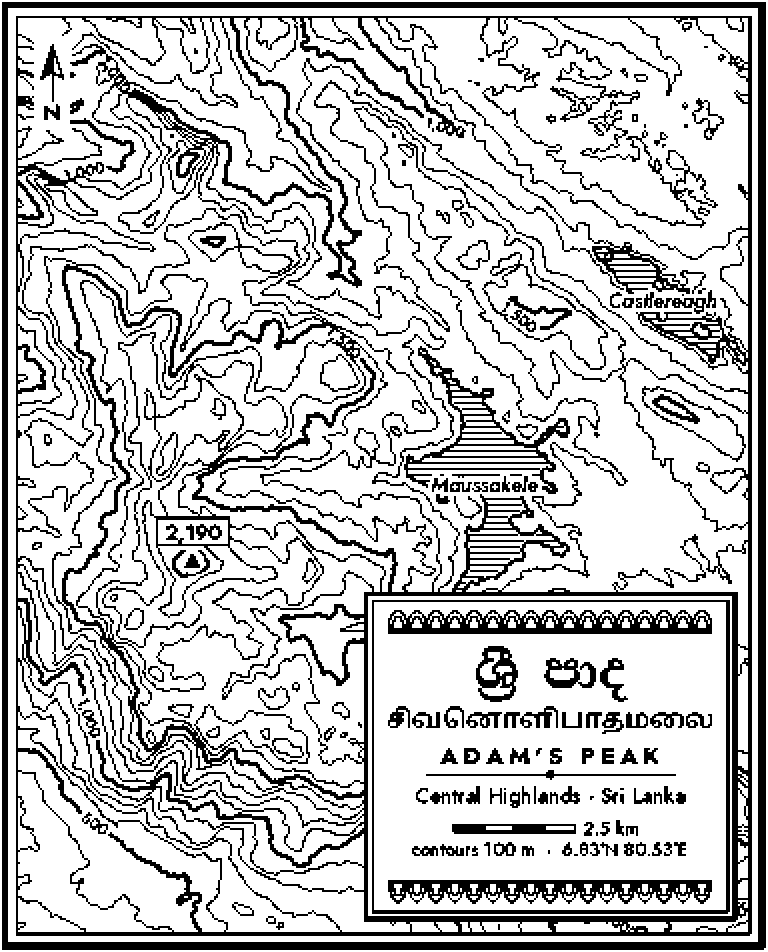
#> input picture examples/adamspeak.png, 768 x 952 px
$ python preview.py ../../../../examples/adamspeak.png
#> lines starting #> are read from the running program, lines starting #| are printed output that depends on the picture; after the words box and inside, x2 and y2 are one past the last pixel; in counts of white or black regions, pixels touching at a corner belong together
"""Preview a card: dot-exact enlargement on a little paper mock-up, opened in the default image viewer.

    python preview.py card.png [--scale 3] [--no-open]

Writes previews/<card>_preview.png under the current directory (kept, so it can be found again) and opens it
unless --no-open. Nearest-neighbour scaling, so every dot of the card is visible as-is.
"""
import os
import subprocess
import sys

from PIL import Image, ImageDraw

args = [a for a in sys.argv[1:] if not a.startswith("--")]
scale = int(sys.argv[sys.argv.index("--scale") + 1]) if "--scale" in sys.argv else 3
if "--scale" in sys.argv:
    args = [a for a in args if a != str(scale)]
src = args[0]

card = Image.open(src).convert("L")
#> card is the input picture: PIL image 768x952 L; 76.8% white; 169 black regions (21 under 20 px), largest, box (x1, y1, x2, y2) and area: (16, 16, 752, 936) 107996, (2, 2, 766, 950) 23768, (388, 610, 712, 634) 4880
big = card.resize((card.width * scale, card.height * scale), Image.NEAREST)
#> big: PIL image 2304x2856 L; 76.8% white; 169 black regions, largest, box (x1, y1, x2, y2) and area: (48, 48, 2256, 2808) 971964, (6, 6, 2298, 2850) 213912, (1164, 1830, 2136, 1902) 43920

# paper mock-up: a narrow strip with blank margins either side of the card, ink a soft dark grey
margin = round(big.width * 5 / 48)
feed = 14 * scale  # blank paper above/below
paper = Image.new("L", (big.width + 2 * margin, big.height + 2 * feed), 250)
#> paper: PIL image 2784x2940 L; every value is 250
paper.paste(big.point(lambda v: 40 if v < 128 else 250), (margin, feed))
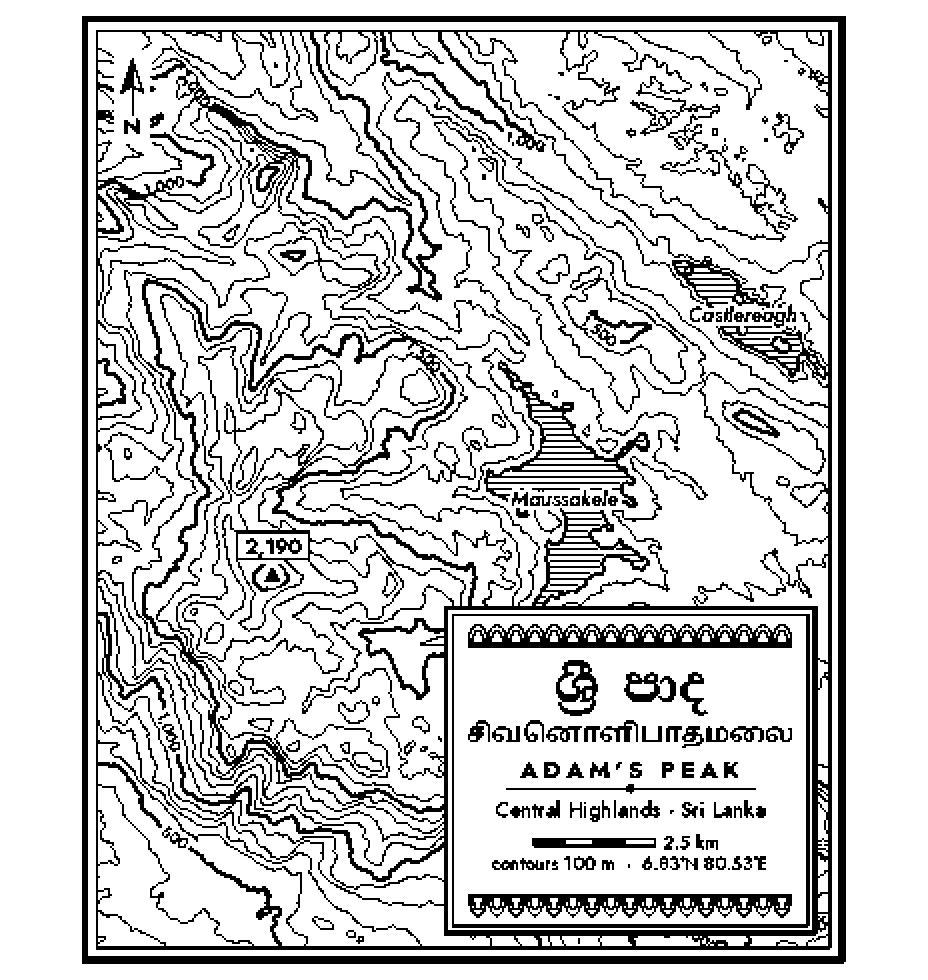
#> paper: PIL image 2784x2940 L (shown at 1/3 size); values 40 (black) and 250 (white), 81.3% white; 169 black regions, largest, box (x1, y1, x2, y2) and area: (288, 90, 2496, 2850) 971964, (246, 48, 2538, 2892) 213912, (1404, 1872, 2376, 1944) 43920
d = ImageDraw.Draw(paper)
for x in range(0, paper.width, 6):  # serrated torn edges
    d.polygon([(x, 0), (x + 3, 5), (x + 6, 0)], fill=200)
    d.polygon([(x, paper.height), (x + 3, paper.height - 5), (x + 6, paper.height)], fill=200)
bg = Image.new("L", (paper.width + 60, paper.height + 60), 120)
#> bg: PIL image 2844x3000 L; every value is 120
bg.paste(paper, (30, 30))
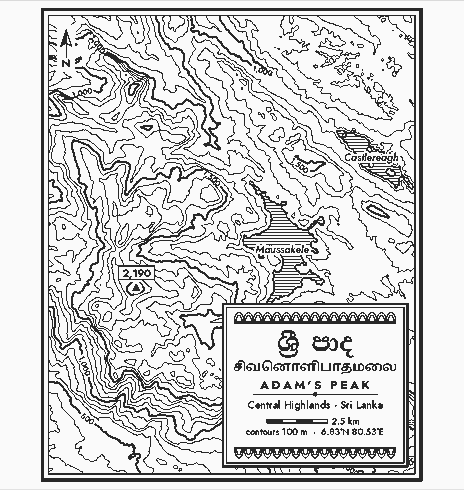
#> paper: PIL image 2784x2940 L (shown at 1/6 size); min 40, max 250, mean 210.7
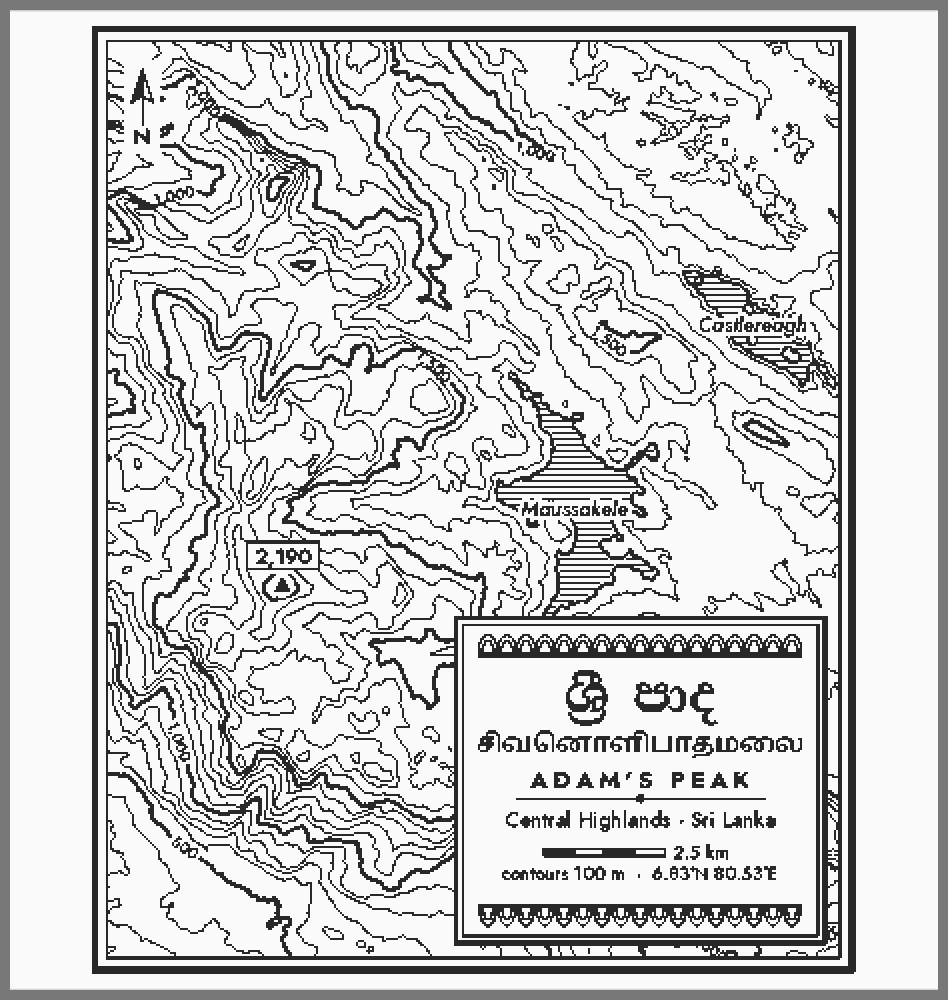
#> bg: PIL image 2844x3000 L (shown at 1/3 size); min 40, max 250, mean 207

out_dir = os.path.abspath("previews")
os.makedirs(out_dir, exist_ok=True)
out = os.path.join(out_dir, os.path.splitext(os.path.basename(src))[0] + "_preview.png")
bg.save(out)
print(f"preview ({card.width}x{card.height} dots) -> {out}")
#| preview (768x952 dots) -> .claude/skills/liltopomaps/scripts/previews/adamspeak_preview.png
if "--no-open" not in sys.argv:
    opener = {"darwin": ["open"], "win32": ["cmd", "/c", "start", ""]}.get(sys.platform, ["xdg-open"])
    try:
        subprocess.run(opener + [out], check=False)
    except FileNotFoundError:
        print("no image viewer found; open the file above")

$ run again, on examples/cuillin.png
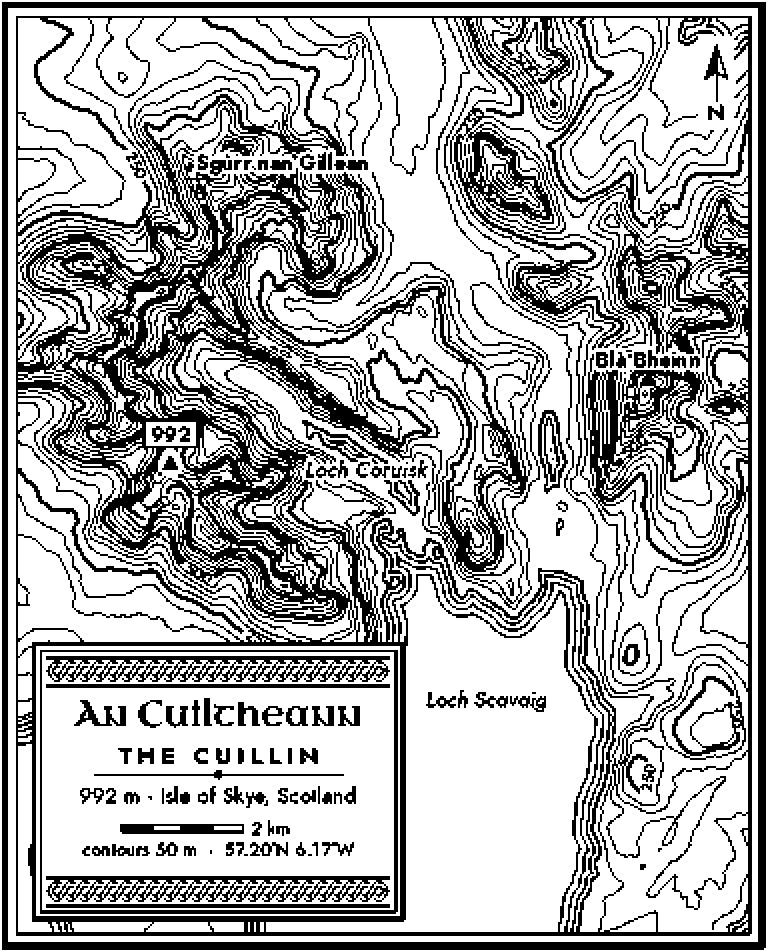
#> input picture examples/cuillin.png, 768 x 952 px
#> card is the input picture: PIL image 768x952 L; 68.3% white; 140 black regions (24 under 20 px), largest, box (x1, y1, x2, y2) and area: (16, 16, 752, 936) 173756, (2, 2, 766, 950) 23768, (46, 656, 390, 682) 4896
#> big: PIL image 2304x2856 L; 68.3% white; 140 black regions, largest, box (x1, y1, x2, y2) and area: (48, 48, 2256, 2808) 1563804, (6, 6, 2298, 2850) 213912, (138, 1968, 1170, 2046) 44064
#> `bg.paste(paper, (30, 30))`:
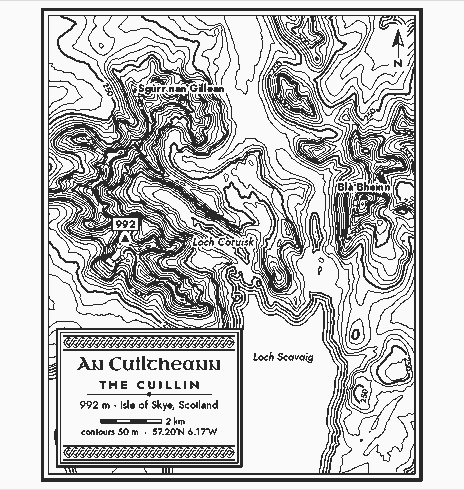
#> paper: PIL image 2784x2940 L (shown at 1/6 size); min 40, max 250, mean 196.4
#> `bg.paste(paper, (30, 30))`:
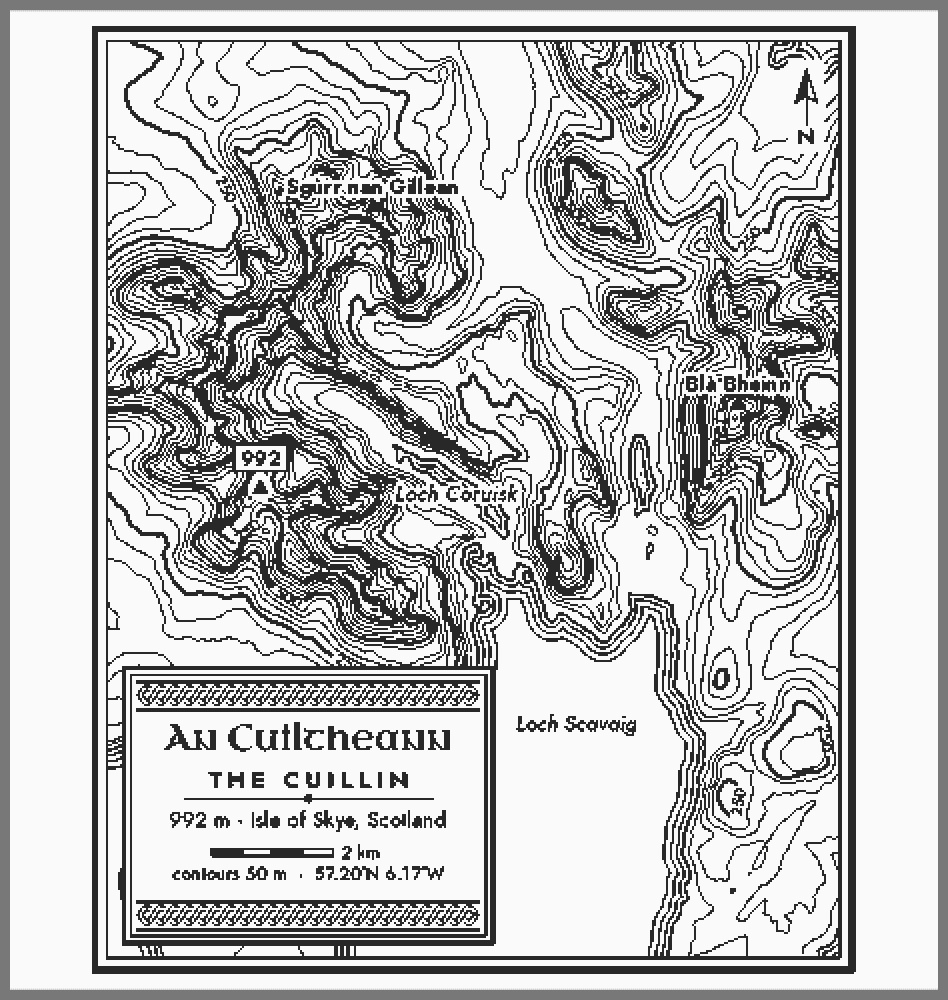
#> bg: PIL image 2844x3000 L (shown at 1/3 size); min 40, max 250, mean 193.3
#| preview (768x952 dots) -> .claude/skills/liltopomaps/scripts/previews/cuillin_preview.png

$ run again, on examples/damavand.png
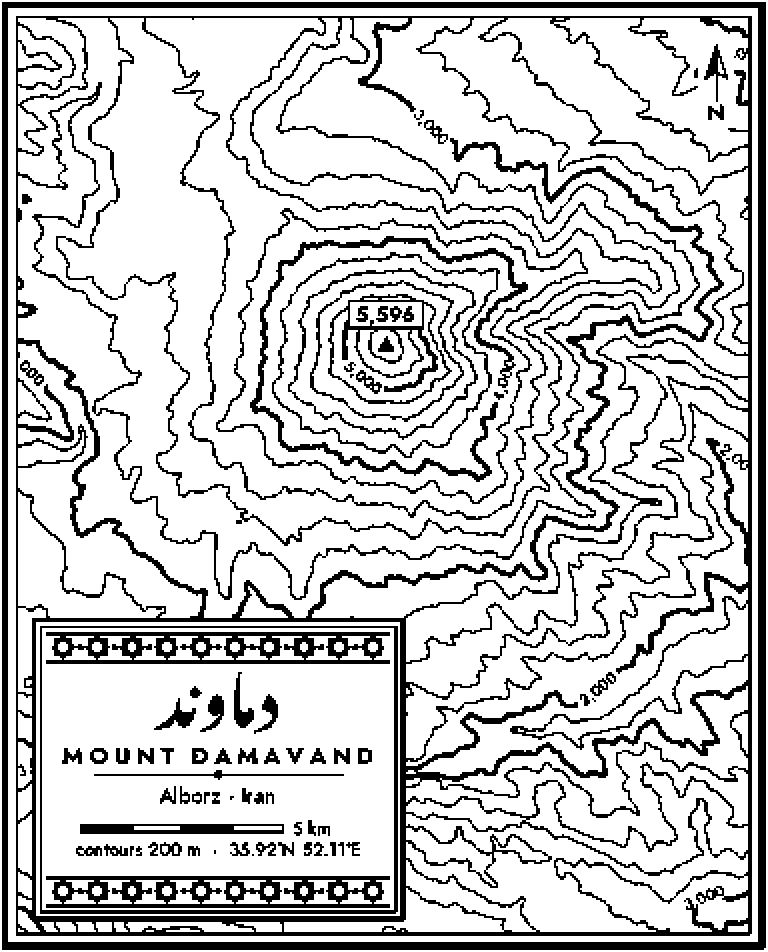
#> input picture examples/damavand.png, 768 x 952 px
#> card is the input picture: PIL image 768x952 L; 79% white; 83 black regions (9 under 20 px), largest, box (x1, y1, x2, y2) and area: (16, 16, 752, 936) 85416, (2, 2, 766, 950) 23768, (46, 632, 390, 664) 6200
#> big: PIL image 2304x2856 L; 79% white; 83 black regions, largest, box (x1, y1, x2, y2) and area: (48, 48, 2256, 2808) 768744, (6, 6, 2298, 2850) 213912, (138, 1896, 1170, 1992) 55800
#> `bg.paste(paper, (30, 30))`:
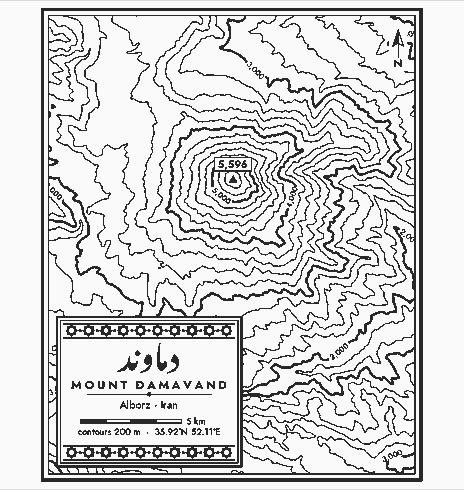
#> paper: PIL image 2784x2940 L (shown at 1/6 size); min 40, max 250, mean 214.5
#> `bg.paste(paper, (30, 30))`:
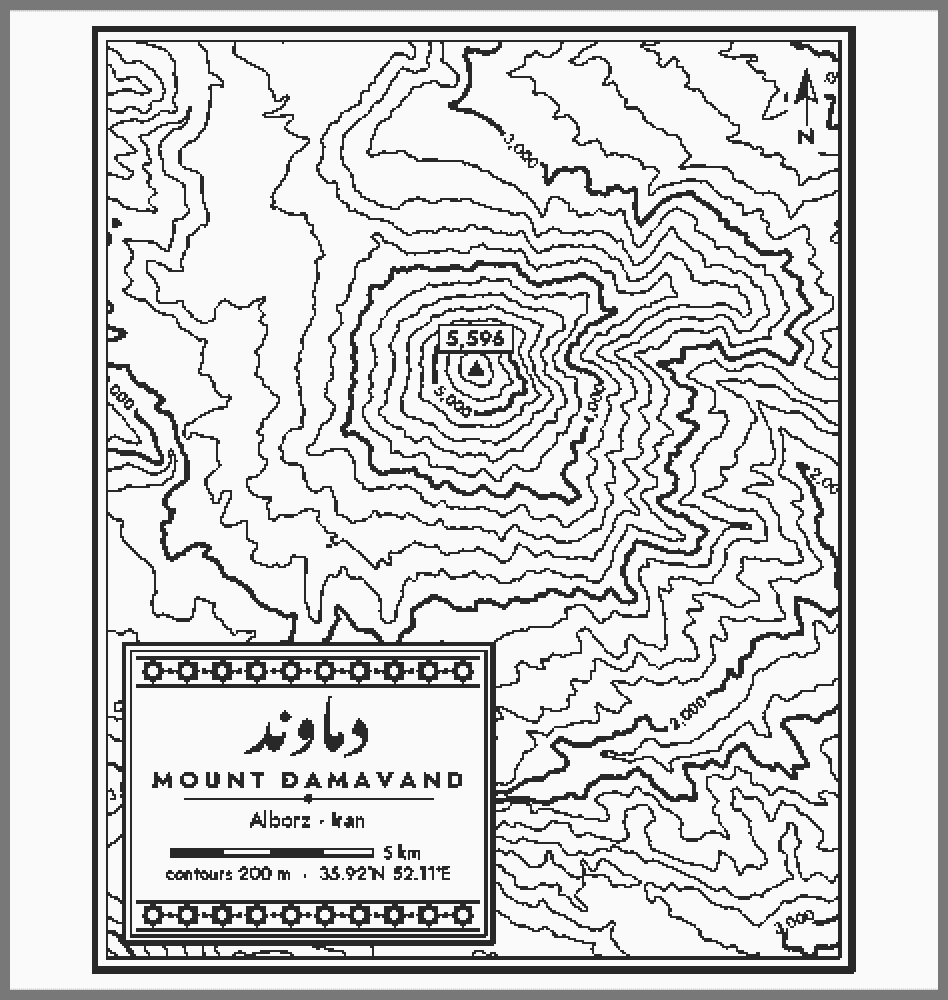
#> bg: PIL image 2844x3000 L (shown at 1/3 size); min 40, max 250, mean 210.6
#| preview (768x952 dots) -> .claude/skills/liltopomaps/scripts/previews/damavand_preview.png
